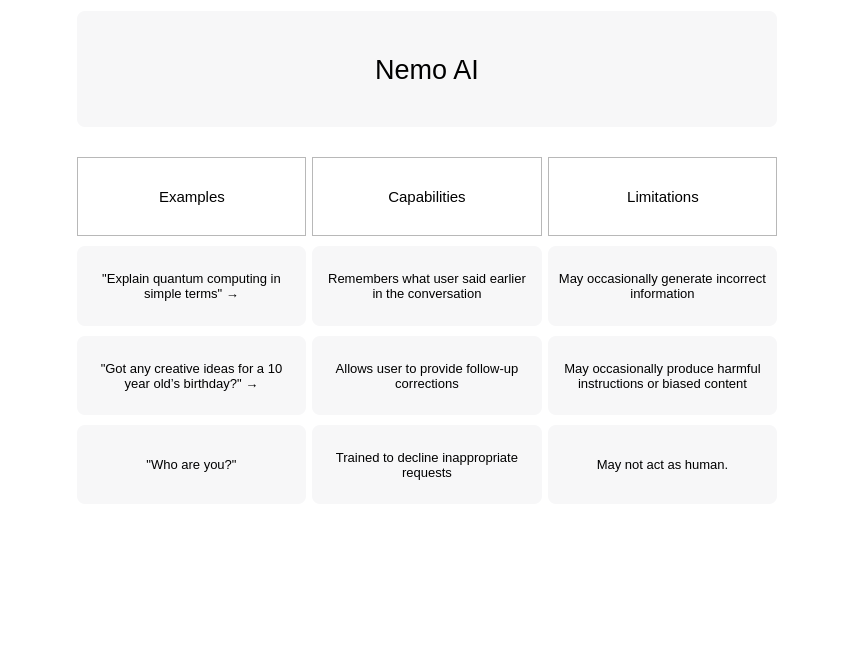
<?xml version="1.0" encoding="UTF-8"?>
<ui version="4.0">
 <class>home_form</class>
 <widget class="QWidget" name="home_form">
  <property name="geometry">
   <rect>
    <x>0</x>
    <y>0</y>
    <width>854</width>
    <height>657</height>
   </rect>
  </property>
  <property name="windowTitle">
   <string>Form</string>
  </property>
  <property name="styleSheet">
   <string notr="true">#home_form QLabel{
	background:#f7f7f8;
	border-radius: 8px;
	padding: 10px;

}
#title_label,
#home_form{
	background:#fff;
}


</string>
  </property>
  <layout class="QGridLayout" name="gridLayout">
   <property name="verticalSpacing">
    <number>30</number>
   </property>
   <item row="0" column="1" colspan="4">
    <widget class="QLabel" name="title_label">
     <property name="font">
      <font>
       <pointsize>20</pointsize>
       <weight>50</weight>
       <bold>false</bold>
      </font>
     </property>
     <property name="text">
      <string>Nemo AI</string>
     </property>
     <property name="alignment">
      <set>Qt::AlignCenter</set>
     </property>
    </widget>
   </item>
   <item row="1" column="1" rowspan="3">
    <layout class="QVBoxLayout" name="verticalLayout_4">
     <property name="spacing">
      <number>10</number>
     </property>
     <item>
      <widget class="QFrame" name="frame_2">
       <property name="maximumSize">
        <size>
         <width>230</width>
         <height>16777215</height>
        </size>
       </property>
       <property name="frameShape">
        <enum>QFrame::StyledPanel</enum>
       </property>
       <property name="frameShadow">
        <enum>QFrame::Raised</enum>
       </property>
       <layout class="QHBoxLayout" name="horizontalLayout_4">
        <item>
         <spacer name="horizontalSpacer_3">
          <property name="orientation">
           <enum>Qt::Horizontal</enum>
          </property>
          <property name="sizeHint" stdset="0">
           <size>
            <width>60</width>
            <height>20</height>
           </size>
          </property>
         </spacer>
        </item>
        <item>
         <widget class="QToolButton" name="toolButton">
          <property name="font">
           <font>
            <pointsize>11</pointsize>
           </font>
          </property>
          <property name="text">
           <string>Examples</string>
          </property>
          <property name="icon">
           <iconset resource="../static/resource.qrc">
            <normaloff>:/icon/icon/brightness-high.svg</normaloff>:/icon/icon/brightness-high.svg</iconset>
          </property>
          <property name="iconSize">
           <size>
            <width>25</width>
            <height>25</height>
           </size>
          </property>
          <property name="toolButtonStyle">
           <enum>Qt::ToolButtonTextUnderIcon</enum>
          </property>
          <property name="autoRaise">
           <bool>true</bool>
          </property>
         </widget>
        </item>
        <item>
         <spacer name="horizontalSpacer_4">
          <property name="orientation">
           <enum>Qt::Horizontal</enum>
          </property>
          <property name="sizeHint" stdset="0">
           <size>
            <width>60</width>
            <height>20</height>
           </size>
          </property>
         </spacer>
        </item>
       </layout>
      </widget>
     </item>
     <item>
      <widget class="QLabel" name="label_7">
       <property name="font">
        <font>
         <pointsize>10</pointsize>
        </font>
       </property>
       <property name="styleSheet">
        <string notr="true">background: #f7f7f8;
border-radius: 8px;
padding: 10px;</string>
       </property>
       <property name="text">
        <string>&quot;Explain quantum computing in simple terms&quot; →</string>
       </property>
       <property name="alignment">
        <set>Qt::AlignCenter</set>
       </property>
       <property name="wordWrap">
        <bool>true</bool>
       </property>
      </widget>
     </item>
     <item>
      <widget class="QLabel" name="label_8">
       <property name="font">
        <font>
         <pointsize>10</pointsize>
        </font>
       </property>
       <property name="styleSheet">
        <string notr="true">background: #f7f7f8;
border-radius: 8px;
padding: 10px;</string>
       </property>
       <property name="text">
        <string>&quot;Got any creative ideas for a 10 year old’s birthday?&quot; →</string>
       </property>
       <property name="alignment">
        <set>Qt::AlignCenter</set>
       </property>
       <property name="wordWrap">
        <bool>true</bool>
       </property>
      </widget>
     </item>
     <item>
      <widget class="QLabel" name="label_9">
       <property name="font">
        <font>
         <pointsize>10</pointsize>
        </font>
       </property>
       <property name="styleSheet">
        <string notr="true">background: #f7f7f8;
border-radius: 8px;
padding: 10px;</string>
       </property>
       <property name="text">
        <string>&quot;Who are you?&quot;</string>
       </property>
       <property name="alignment">
        <set>Qt::AlignCenter</set>
       </property>
       <property name="wordWrap">
        <bool>true</bool>
       </property>
      </widget>
     </item>
    </layout>
   </item>
   <item row="1" column="2" rowspan="3" colspan="2">
    <layout class="QVBoxLayout" name="verticalLayout_5">
     <property name="spacing">
      <number>10</number>
     </property>
     <item>
      <widget class="QFrame" name="frame_8">
       <property name="maximumSize">
        <size>
         <width>230</width>
         <height>16777215</height>
        </size>
       </property>
       <property name="frameShape">
        <enum>QFrame::StyledPanel</enum>
       </property>
       <property name="frameShadow">
        <enum>QFrame::Raised</enum>
       </property>
       <layout class="QHBoxLayout" name="horizontalLayout_9">
        <item>
         <spacer name="horizontalSpacer_5">
          <property name="orientation">
           <enum>Qt::Horizontal</enum>
          </property>
          <property name="sizeHint" stdset="0">
           <size>
            <width>53</width>
            <height>20</height>
           </size>
          </property>
         </spacer>
        </item>
        <item>
         <widget class="QToolButton" name="toolButton_2">
          <property name="font">
           <font>
            <pointsize>11</pointsize>
           </font>
          </property>
          <property name="text">
           <string>Capabilities</string>
          </property>
          <property name="icon">
           <iconset resource="../static/resource.qrc">
            <normaloff>:/icon/icon/lightning-charge.svg</normaloff>:/icon/icon/lightning-charge.svg</iconset>
          </property>
          <property name="iconSize">
           <size>
            <width>20</width>
            <height>20</height>
           </size>
          </property>
          <property name="toolButtonStyle">
           <enum>Qt::ToolButtonTextUnderIcon</enum>
          </property>
          <property name="autoRaise">
           <bool>true</bool>
          </property>
         </widget>
        </item>
        <item>
         <spacer name="horizontalSpacer_6">
          <property name="orientation">
           <enum>Qt::Horizontal</enum>
          </property>
          <property name="sizeHint" stdset="0">
           <size>
            <width>52</width>
            <height>20</height>
           </size>
          </property>
         </spacer>
        </item>
       </layout>
      </widget>
     </item>
     <item>
      <widget class="QLabel" name="label_12">
       <property name="font">
        <font>
         <pointsize>10</pointsize>
        </font>
       </property>
       <property name="styleSheet">
        <string notr="true">background: #f7f7f8;
border-radius: 8px;
padding: 10px;</string>
       </property>
       <property name="text">
        <string>Remembers what user said earlier in the conversation</string>
       </property>
       <property name="alignment">
        <set>Qt::AlignCenter</set>
       </property>
       <property name="wordWrap">
        <bool>true</bool>
       </property>
      </widget>
     </item>
     <item>
      <widget class="QLabel" name="label_11">
       <property name="font">
        <font>
         <pointsize>10</pointsize>
        </font>
       </property>
       <property name="styleSheet">
        <string notr="true">background: #f7f7f8;
border-radius: 8px;
padding: 10px;</string>
       </property>
       <property name="text">
        <string>Allows user to provide follow-up corrections</string>
       </property>
       <property name="alignment">
        <set>Qt::AlignCenter</set>
       </property>
       <property name="wordWrap">
        <bool>true</bool>
       </property>
      </widget>
     </item>
     <item>
      <widget class="QLabel" name="label_10">
       <property name="font">
        <font>
         <pointsize>10</pointsize>
        </font>
       </property>
       <property name="styleSheet">
        <string notr="true">background: #f7f7f8;
border-radius: 8px;
padding: 10px;</string>
       </property>
       <property name="text">
        <string>Trained to decline inappropriate requests</string>
       </property>
       <property name="alignment">
        <set>Qt::AlignCenter</set>
       </property>
       <property name="wordWrap">
        <bool>true</bool>
       </property>
      </widget>
     </item>
    </layout>
   </item>
   <item row="1" column="4" rowspan="3">
    <layout class="QVBoxLayout" name="verticalLayout_6">
     <property name="spacing">
      <number>10</number>
     </property>
     <item>
      <widget class="QFrame" name="frame_9">
       <property name="maximumSize">
        <size>
         <width>230</width>
         <height>16777215</height>
        </size>
       </property>
       <property name="frameShape">
        <enum>QFrame::StyledPanel</enum>
       </property>
       <property name="frameShadow">
        <enum>QFrame::Raised</enum>
       </property>
       <layout class="QHBoxLayout" name="horizontalLayout_10">
        <item>
         <spacer name="horizontalSpacer_7">
          <property name="orientation">
           <enum>Qt::Horizontal</enum>
          </property>
          <property name="sizeHint" stdset="0">
           <size>
            <width>55</width>
            <height>20</height>
           </size>
          </property>
         </spacer>
        </item>
        <item>
         <widget class="QToolButton" name="toolButton_3">
          <property name="font">
           <font>
            <pointsize>11</pointsize>
           </font>
          </property>
          <property name="text">
           <string>Limitations</string>
          </property>
          <property name="icon">
           <iconset resource="../static/resource.qrc">
            <normaloff>:/icon/icon/exclamation-triangle.svg</normaloff>:/icon/icon/exclamation-triangle.svg</iconset>
          </property>
          <property name="iconSize">
           <size>
            <width>20</width>
            <height>20</height>
           </size>
          </property>
          <property name="toolButtonStyle">
           <enum>Qt::ToolButtonTextUnderIcon</enum>
          </property>
          <property name="autoRaise">
           <bool>true</bool>
          </property>
         </widget>
        </item>
        <item>
         <spacer name="horizontalSpacer_8">
          <property name="orientation">
           <enum>Qt::Horizontal</enum>
          </property>
          <property name="sizeHint" stdset="0">
           <size>
            <width>55</width>
            <height>20</height>
           </size>
          </property>
         </spacer>
        </item>
       </layout>
      </widget>
     </item>
     <item>
      <widget class="QLabel" name="label_15">
       <property name="font">
        <font>
         <pointsize>10</pointsize>
        </font>
       </property>
       <property name="styleSheet">
        <string notr="true">background: #f7f7f8;
border-radius: 8px;
padding: 10px;</string>
       </property>
       <property name="text">
        <string>May occasionally generate incorrect information</string>
       </property>
       <property name="alignment">
        <set>Qt::AlignCenter</set>
       </property>
       <property name="wordWrap">
        <bool>true</bool>
       </property>
      </widget>
     </item>
     <item>
      <widget class="QLabel" name="label_14">
       <property name="font">
        <font>
         <pointsize>10</pointsize>
        </font>
       </property>
       <property name="styleSheet">
        <string notr="true">background: #f7f7f8;
border-radius: 8px;
padding: 10px;</string>
       </property>
       <property name="text">
        <string>May occasionally produce harmful instructions or biased content</string>
       </property>
       <property name="alignment">
        <set>Qt::AlignCenter</set>
       </property>
       <property name="wordWrap">
        <bool>true</bool>
       </property>
      </widget>
     </item>
     <item>
      <widget class="QLabel" name="label_13">
       <property name="font">
        <font>
         <pointsize>10</pointsize>
        </font>
       </property>
       <property name="styleSheet">
        <string notr="true">background: #f7f7f8;
border-radius: 8px;
padding: 10px;</string>
       </property>
       <property name="text">
        <string>May not act as human.</string>
       </property>
       <property name="alignment">
        <set>Qt::AlignCenter</set>
       </property>
       <property name="wordWrap">
        <bool>true</bool>
       </property>
      </widget>
     </item>
    </layout>
   </item>
   <item row="0" column="5" rowspan="5">
    <spacer name="horizontalSpacer">
     <property name="orientation">
      <enum>Qt::Horizontal</enum>
     </property>
     <property name="sizeHint" stdset="0">
      <size>
       <width>66</width>
       <height>639</height>
      </size>
     </property>
    </spacer>
   </item>
   <item row="0" column="0" rowspan="5">
    <spacer name="horizontalSpacer_2">
     <property name="orientation">
      <enum>Qt::Horizontal</enum>
     </property>
     <property name="sizeHint" stdset="0">
      <size>
       <width>66</width>
       <height>639</height>
      </size>
     </property>
    </spacer>
   </item>
  </layout>
 </widget>
 <resources>
  <include location="../static/resource.qrc"/>
 </resources>
 <connections/>
</ui>
